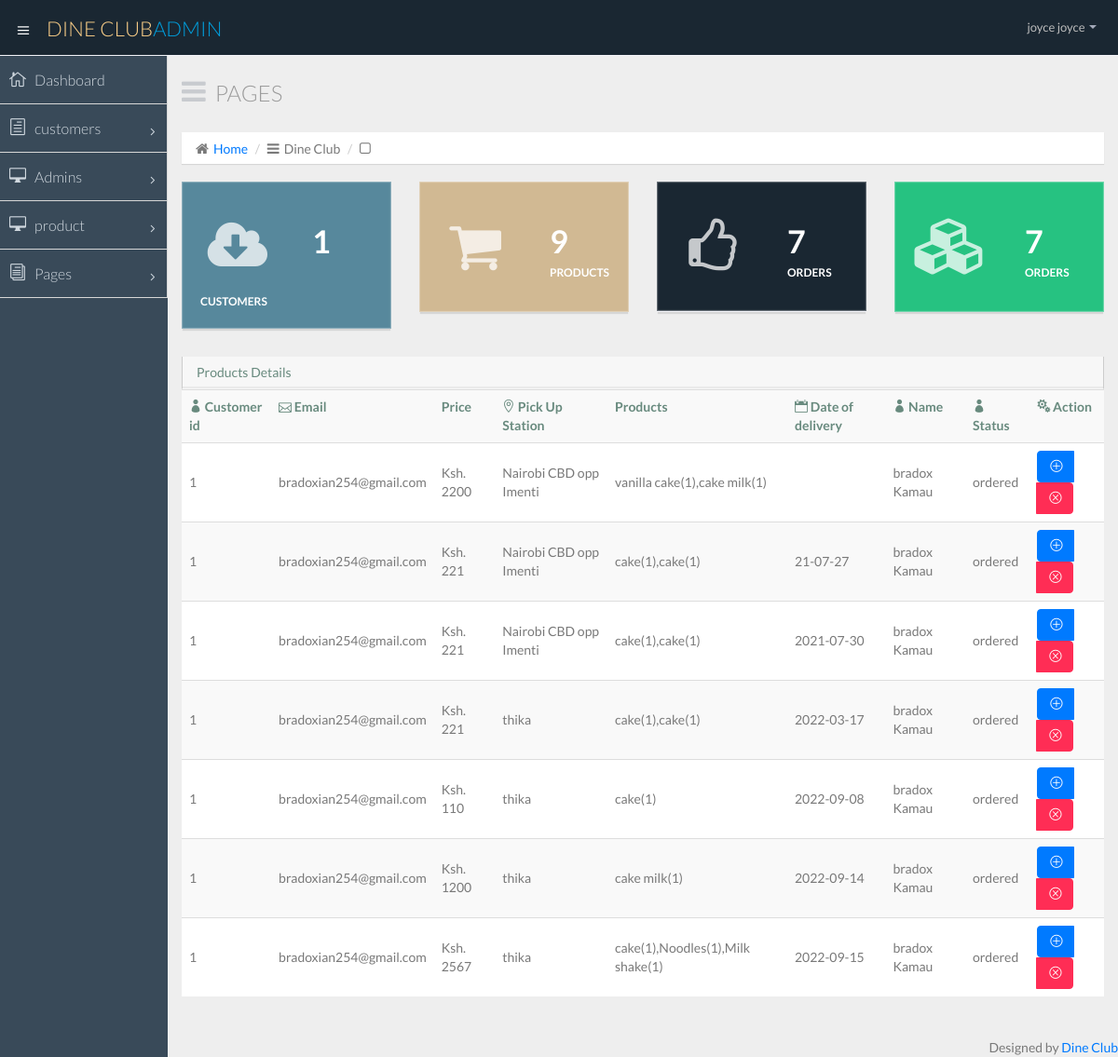
Page /admin/orders.php (signed in) on the committed database.
### tables this page shows
CREATE TABLE `user` (
  `email` varchar(40) NOT NULL,
  `firstname` varchar(15) NOT NULL,
  `lastname` varchar(15) NOT NULL,
  `username` varchar(16) NOT NULL,
  `password` varchar(16) NOT NULL,
  `user_id` int(8) NOT NULL
);

CREATE TABLE `orders` (
  `Order_id` int(11) NOT NULL,
  `customer_id` int(10) NOT NULL,
  `products` varchar(600) NOT NULL,
  `price` int(8) NOT NULL,
  `email` varchar(40) NOT NULL,
  `phone` int(15) NOT NULL,
  `address` varchar(150) DEFAULT NULL,
  `name` text NOT NULL,
  `pmode` varchar(30) NOT NULL,
  `order_number` varchar(20) NOT NULL,
  `date` varchar(100) DEFAULT NULL,
  `status` varchar(20) DEFAULT NULL
);

### admin/sess.php (called while the page is built, shortened)
<?php
	require 'config.php';
	if(!ISSET($_SESSION['user_id'])){
		header("location: index.php");
	}else{
		$session_id=$_SESSION['user_id'];
		$user_query = $conn->query("SELECT * FROM user WHERE user_id = '$session_id'") or die("unable to get your name");
		$user_row = $user_query->fetch_array();
	}
?>

### admin/orders.php (the view, shortened to what this page needs)
<?php include ('sess.php');?>
<!DOCTYPE html>
<html lang="en">
<head>
  <title><?php include ('../name.php');?> Dasboard</title>
  <link href="css/bootstrap.min.css" rel="stylesheet">
  <link href="css/bootstrap-theme.css" rel="stylesheet">
  <link href="css/elegant-icons-style.css" rel="stylesheet" />
  <link href="css/font-awesome.min.css" rel="stylesheet" />
  <link href="css/style.css" rel="stylesheet">
  <link href="css/style-responsive.css" rel="stylesheet" />
</head>
<body>
  <section id="container" class="">
    <header class="header dark-bg">
      <div class="toggle-nav">
        <div class="icon-reorder tooltips" data-original-title="Toggle Navigation" data-placement="bottom"><i class="icon_menu"></i></div>
      </div>
      <a href="dashboard.php" class="logo"><?php include ('../name.php');?><span class="lite">Admin</span></a>
      <div class="top-nav notification-row">
        <ul class="nav pull-right top-menu">
          <li class="dropdown">
            <a data-toggle="dropdown" class="dropdown-toggle" href="#">
                            <span class="username">
<?php echo $user_username = $user_row['firstname']." ".$user_row['lastname'];?>
                            </span>
                            <b class="caret"></b>
                        </a>
          </li>
        </ul>
      </div>
    </header>
    <aside>
      <div id="sidebar" class="nav-collapse ">
        <ul class="sidebar-menu">
          <li class="">
            <a class="" href="dashboard.php">
                          <i class="icon_house_alt"></i>
                          <span>Dashboard</span>
                      </a>
          </li>
          <li class="sub-menu">
            <a href="javascript:;" class="">
                          <i class="icon_document_alt"></i>
                          <span>customers</span>
                          <span class="menu-arrow arrow_carrot-right"></span>
                      </a>
          </li>
          <li class="sub-menu">
            <a href="javascript:;" class="">
                          <i class="icon_desktop"></i>
                          <span>Admins</span>
                          <span class="menu-arrow arrow_carrot-right"></span>
                      </a>
          </li>
          <li class="sub-menu">
            <a href="javascript:;" class="">
                          <i class="icon_desktop"></i>
                          <span>product</span>
                          <span class="menu-arrow arrow_carrot-right"></span>
                      </a>
          </li>
          <li class="sub-menu ">
            <a href="javascript:;" class="">
                          <i class="icon_documents_alt"></i>
                          <span>Pages</span>
                          <span class="menu-arrow arrow_carrot-right"></span>
                      </a>
          </li>
        </ul>
      </div>
    </aside>
    <section id="main-content">
      <section class="wrapper">
        <div class="row">
          <div class="col-lg-12">
            <h3 class="page-header"><i class="fa fa fa-bars"></i> Pages</h3>
            <ol class="breadcrumb">
              <li><i class="fa fa-home"></i><a href="dashboard.php">Home</a></li>
              <li><i class="fa fa-bars"></i><?php include ('../name.php');?></li>
              <li><i class="fa fa-square-o"></i></li>
            </ol>
          </div>
        </div>
        <div class="row">
          <div class="col-lg-3 col-md-3 col-sm-12 col-xs-12">
            <div class="info-box blue-bg">
              <i class="fa fa-cloud-download"></i>
              <div class="count">
              <?php
                                    include ('config.php');
                                        $sql = "SELECT * FROM customers";
                                       if ($stmt = $conn->prepare($sql)) {
                                         $stmt->execute();
                                          $stmt->store_result();
                                           printf( $stmt->num_rows);
                                       }
                                    ?>
              </div>
              <div class="title">Customers</div>
            </div>
          </div>
          <div class="col-lg-3 col-md-3 col-sm-12 col-xs-12">
            <div class="info-box brown-bg">
              <i class="fa fa-shopping-cart"></i>
              <div class="count">
              <?php
                                    include ('config.php');
                                        $sql = "SELECT * FROM product";
                                       if ($stmt = $conn->prepare($sql)) {
                                         $stmt->execute();
                                          $stmt->store_result();
                                           printf( $stmt->num_rows);
                                       }
                                    ?>
              </div>
              <div class="title">Products</div>
            </div>
          </div>
          <div class="col-lg-3 col-md-3 col-sm-12 col-xs-12">
            <div class="info-box dark-bg">
              <i class="fa fa-thumbs-o-up"></i>
              <div class="count">
              <?php
                                    include ('config.php');
                                        $sql = "SELECT * FROM orders";
                                       if ($stmt = $conn->prepare($sql)) {
                                         $stmt->execute();
                                          $stmt->store_result();
                                           printf( $stmt->num_rows);
                                       }
                                    ?>
              </div>
              <div class="title">Orders</div>
            </div>
          </div>
          <div class="col-lg-3 col-md-3 col-sm-12 col-xs-12">
            <div class="info-box green-bg">
              <i class="fa fa-cubes"></i>
              <div class="count">
              <?php
                                    include ('config.php');
                                        $sql = "SELECT * FROM orders";
                                       if ($stmt = $conn->prepare($sql)) {
                                         $stmt->execute();
                                          $stmt->store_result();
                                           printf( $stmt->num_rows);
                                       }
                                    ?>
              </div>
              <div class="title">Orders</div>
            </div>
          </div>
        </div>
        <div class="row">
          <div class="col-lg-12">
            <section class="panel">
              <header class="panel-heading">
                Products Details
              </header>
              <table class="table table-striped table-advance table-hover">
                <tbody>
                  <tr>
                    <th><i class="icon_profile"></i> Customer id</th>
                    <th><i class="icon_mail_alt"></i> Email</th>
                    <th><i class=""></i> Price</th>
                    <th><i class="icon_pin_alt"></i> Pick Up Station</th>
                    <th><i class=""></i> Products</th>
                    <th><i class="icon_calendar"></i> Date of delivery</th>
                    <th><i class="icon_profile"></i> Name</th>
                    <th><i class="icon_profile"></i> Status</th>
                    <th><i class="icon_cogs"></i> Action</th>
                  </tr>
                  <tr>
                  <?php
										require 'config.php';
										$query = $conn->query("SELECT * FROM orders ORDER BY Order_id");
										while($row = $query->fetch_array()){
										?>
                    <td><?php echo $row['customer_id'];?></td>
                    <td><?php echo $row['email'];?></td>
                    <td>Ksh. <?php echo $row['price'];?></td>
                    <td><?php echo $row['address'];?></td>
                    <td><?php echo $row['products'];?></td>
                    <td><?php echo $row['date'];?></td>
                    <td><?php echo $row['name'];?></td>
                    <td><?php echo $row['status'];?></td>
                    <td>
                      <div class="btn-group">
                        <a class="btn btn-primary" href="edit-order.php?id=<?= $row['Order_id'];?>"><i class="icon_plus_alt2"></i></a>
                        <a class="btn btn-danger" href="delete-order.php?id=<?=$row['Order_id'];?>"><i class="icon_close_alt2"></i></a>
                      </div>
                    </td>
                  </tr>
                  <?php } ?>
                </tbody>
              </table>
            </section>
          </div>
        </div>
      </section>
    </section>
    <div class="text-right">
      <div class="credits">
          Designed by <a href=""><?php include ('../name.php');?></a>
        </div>
    </div>
  </section>
</body>
</html>

### name.php
<?php
echo "Dine Club";
?>

### rows in the picture
user: firstname+lastname "joyce joyce"
orders: customer "1", email "bradoxian254@gmail.com", price "2200", address "Nairobi CBD opp Imenti", products "vanilla cake(1),cake milk(1)", name "bradox Kamau", status "ordered"
orders: customer "1", email "bradoxian254@gmail.com", price "221", address "Nairobi CBD opp Imenti", products "cake(1),cake(1)", date "21-07-27", name "bradox Kamau", status "ordered"
orders: customer "1", email "bradoxian254@gmail.com", price "221", address "Nairobi CBD opp Imenti", products "cake(1),cake(1)", date "2021-07-30", name "bradox Kamau", status "ordered"
orders: customer "1", email "bradoxian254@gmail.com", price "221", address "thika", products "cake(1),cake(1)", date "2022-03-17", name "bradox Kamau", status "ordered"
orders: customer "1", email "bradoxian254@gmail.com", price "110", address "thika", products "cake(1)", date "2022-09-08", name "bradox Kamau", status "ordered"
orders: customer "1", email "bradoxian254@gmail.com", price "1200", address "thika", products "cake milk(1)", date "2022-09-14", name "bradox Kamau", status "ordered"
orders: customer "1", email "bradoxian254@gmail.com", price "2567", address "thika", products "cake(1),Noodles(1),Milk shake(1)", date "2022-09-15", name "bradox Kamau", status "ordered"
